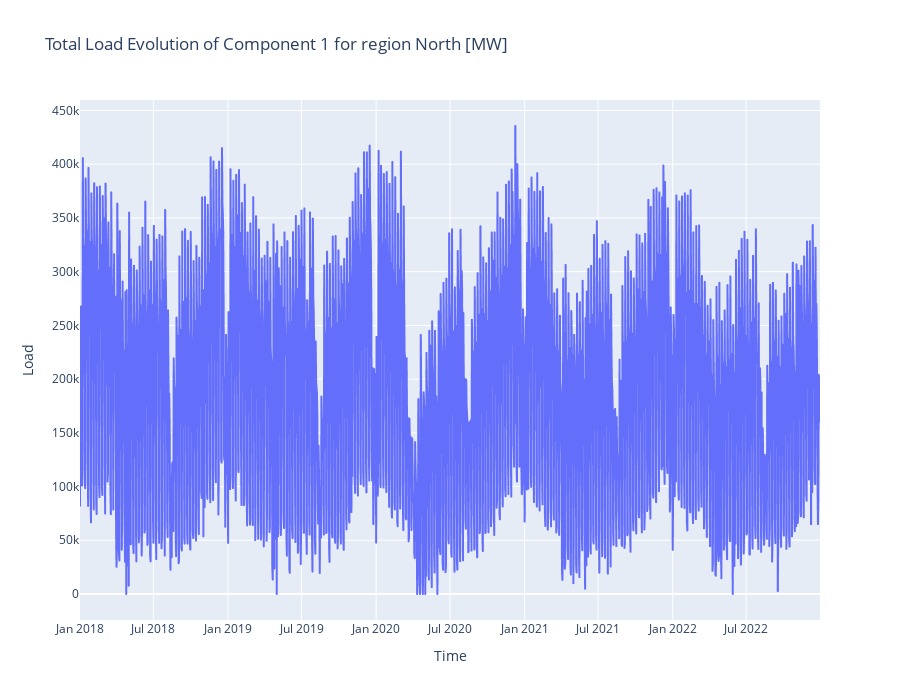

The cell this chart's notebook holds for it:
### Markdown cell above
# Analysis

### Code cell
component = 'Component 1'
region = 'North'
df_plot = day_df[day_df.region == region]

fig = px.line(
    df_plot,
    x = 'date',
    y = component,
    title = f'Total Load Evolution of {component} for region {region} [MW]',
    height = 700,
    hover_data={'date': '|%B %d, %Y', component: True, 'daytype': True}
)

fig.update_xaxes(title_text='Time')
fig.update_yaxes(title_text='Load')
fig.show()

### Figure 1 — Plotly figure (JSON) as saved in the notebook; plotly's stock layout.template omitted (floating-point values rounded to 4 significant figures; data arrays with more than 128 entries replaced by an {"elided": "..."} marker saying what was removed)
{"data": [{"customdata": {"elided": "1820x1 str values"}, "hovertemplate": "date=%{x|%B %d, %Y}<br>Component 1=%{y}<br>daytype=%{customdata[0]}<extra></extra>", "legendgroup": "", "line": {"color": "#636efa", "dash": "solid"}, "marker": {"symbol": "circle"}, "mode": "lines", "name": "", "showlegend": false, "type": "scattergl", "x": {"elided": "1820 str values"}, "xaxis": "x", "y": {"elided": "1820 float values"}, "yaxis": "y"}], "layout": {"height": 700, "legend": {"tracegroupgap": 0}, "title": {"text": "Total Load Evolution of Component 1 for region North [MW]"}, "xaxis": {"anchor": "y", "domain": [0, 1], "title": {"text": "Time"}}, "yaxis": {"anchor": "x", "domain": [0, 1], "title": {"text": "Load"}}}}
